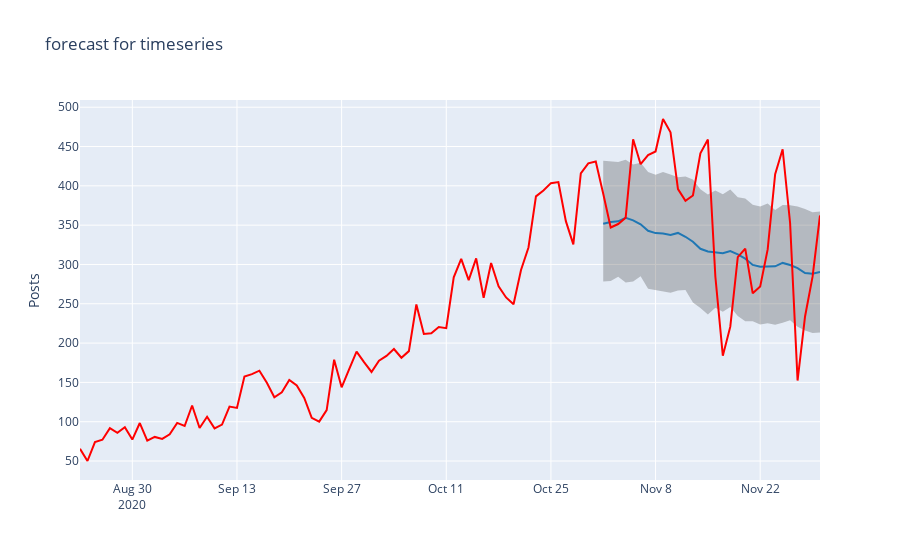

Notebook code for this chart:
### Markdown cell above
### Visualization

### Code cell
def show_forecast(cmp_df, num_predictions, num_values, title):
    def create_go(name, column, num, **kwargs):
        points = cmp_df.tail(num)
        args = dict(name=name, x=points.index, y=points[column], mode='lines')
        args.update(kwargs)
        return go.Scatter(**args)
    
    lower_bound = create_go('Lower Bound', 'yhat_lower', num_predictions,
                            line=dict(width=0),
                            marker=dict(color="gray"))
    upper_bound = create_go('Upper Bound', 'yhat_upper', num_predictions,
                            line=dict(width=0),
                            marker=dict(color="gray"),
                            fillcolor='rgba(68, 68, 68, 0.3)', 
                            fill='tonexty')
    forecast = create_go('Forecast', 'yhat', num_predictions,
                         line=dict(color='rgb(31, 119, 180)'))
    actual = create_go('Actual', 'y', num_values,
                       marker=dict(color="red"))
    
    # In this case the order of the series is important because of the filling
    data = [lower_bound, upper_bound, forecast, actual]

    layout = go.Layout(yaxis=dict(title='Posts'), title=title, showlegend = False)
    fig = go.Figure(data=data, layout=layout)
    iplot(fig, show_link=False)

show_forecast(New_forecast, prediction_size, 100, 'forecast for timeseries')
